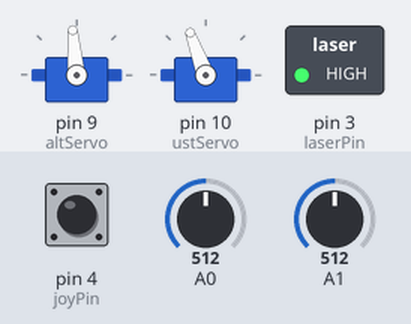
This sketch was run on a simulated Arduino Uno, built with avr-gcc and run on an emulated ATmega328P. Shown: 2 × servo, switched loads named in the sketch (green lamp = pin HIGH). Dashed ring = blinking. Inputs (shaded band) come from the test bench; at power-on: pin 4 (joyPin) HIGH, A1 = 512, A0 = 512.

Above: at 1.2 s.
1.3 s: pin 4 (joyPin) pulled LOW for 0.15 s
At 1.55 s:
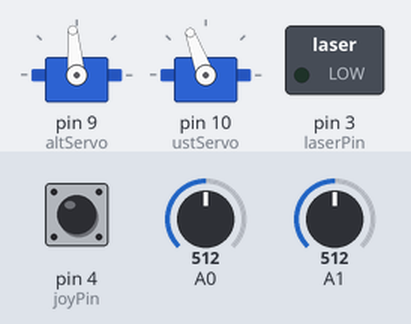
3.1 s: A1 set to 716
At 3.4 s:
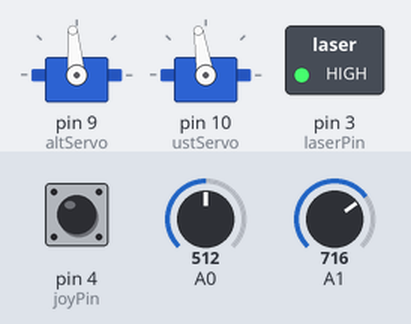
4.6 s: A0 set to 306
At 5.8 s:
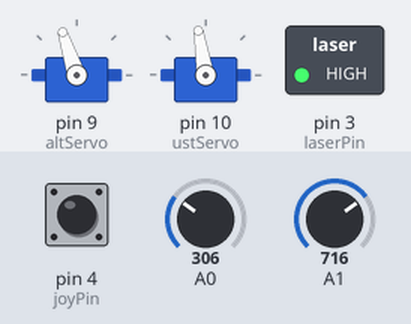
6.1 s: A1 set to 511
At 6.9 s:
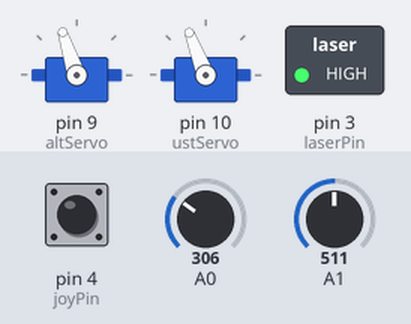
7.6 s: A0 set to 0
At 8.0 s:
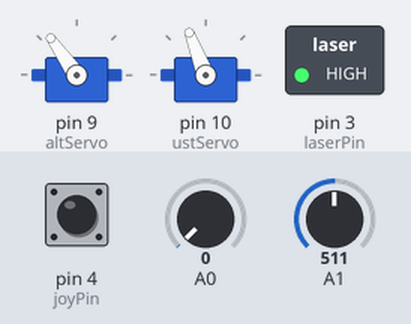
9.1 s: pin 4 (joyPin) pulled LOW for 1 s
At 9.4 s:
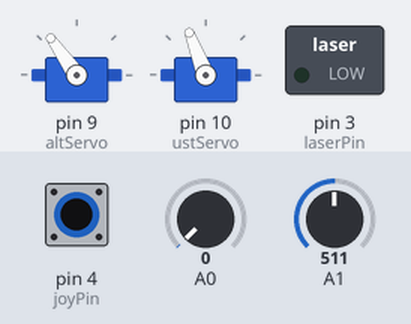
Timing chart, 0 to 12.1 s (numbered marks = the images above; inputs shaded):
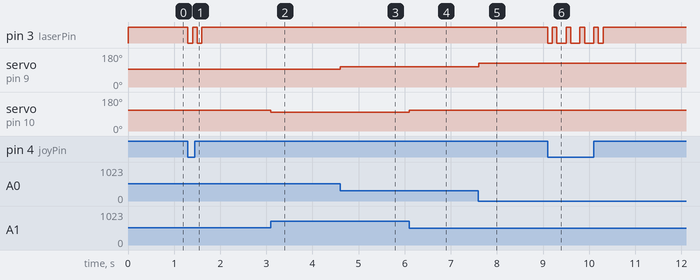

The sketch:

lazer_hareket.ino
```cpp
#include <Servo.h>
Servo ustServo;
Servo altServo;

int laserPin=3;
int joyPin=4;

int altAci;
int ustAci;


void setup() {
  // put your setup code here, to run once:
  altServo.attach(9);
  ustServo.attach(10);
  pinMode(laserPin,OUTPUT);
  pinMode(joyPin,INPUT_PULLUP);
}

void loop() {
  // put your main code here, to run repeatedly:
  digitalWrite(laserPin,HIGH);
  altAci=analogRead(A0);
  altAci=map(altAci,0,1023,125,65);
  altServo.write(altAci);


  ustAci=analogRead(A1);
  ustAci=map(ustAci,0,1023,140,80);
  ustServo.write(ustAci);


  if(digitalRead(joyPin)==LOW)
  {
   digitalWrite(laserPin,LOW);
   delay(100);
   digitalWrite(laserPin,HIGH);
   delay(100);
   digitalWrite(laserPin,LOW);
   delay(100);
  }
}
```

Measured:
- after the input at 1.3 s, pin 3 (laserPin): alternates HIGH for 0.10 s and LOW for 0.10 s, 4 changes in all, then stays HIGH, starting at once
- after the input at 3.1 s, servo on pin 10 (ustServo): 110° → 99° at once
- after the input at 4.6 s, servo on pin 9 (altServo): 95° → 108° at once
- after the input at 6.1 s, servo on pin 10 (ustServo): 99° → 111° at once
- after the input at 7.6 s, servo on pin 9 (altServo): 108° → 125° at once
- after the input at 9.1 s, pin 3 (laserPin): goes LOW 0.10 s, 3 × (HIGH 0.10 s, LOW 0.20 s), HIGH 0.10 s, LOW 0.10 s, then HIGH, starting at once
